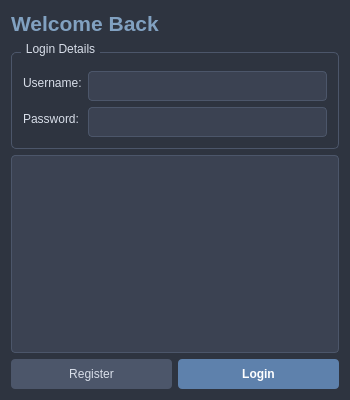
<?xml version="1.0" encoding="UTF-8"?>
<ui version="4.0">
 <class>AuthDialog</class>
 <widget class="QDialog" name="AuthDialog">
  <property name="geometry">
   <rect>
    <x>0</x>
    <y>0</y>
    <width>350</width>
    <height>400</height>
   </rect>
  </property>
  <property name="windowTitle">
   <string>Login</string>
  </property>
  <property name="styleSheet">
   <string notr="true">background-color: #2E3440;
color: #D8DEE9;</string>
  </property>
  <layout class="QVBoxLayout" name="verticalLayout">
   <item>
    <widget class="QLabel" name="labelTitle">
     <property name="styleSheet">
      <string notr="true">QLabel {
    color: #81A1C1;
    font-size: 16pt;
    font-weight: bold;
    qproperty-alignment: AlignCenter;
}</string>
     </property>
     <property name="text">
      <string>Welcome Back</string>
     </property>
    </widget>
   </item>
   <item>
    <widget class="QGroupBox" name="groupBox">
     <property name="styleSheet">
      <string notr="true">QGroupBox {
    border: 1px solid #4C566A;
    border-radius: 5px;
    margin-top: 10px;
    padding-top: 15px;
}
QGroupBox::title {
    subcontrol-origin: margin;
    left: 10px;
    padding: 0 3px;
}</string>
     </property>
     <property name="title">
      <string>Login Details</string>
     </property>
     <layout class="QFormLayout" name="formLayout">
      <item row="0" column="0">
       <widget class="QLabel" name="labelUsername">
        <property name="styleSheet">
         <string notr="true">QLabel {
    color: #D8DEE9;
}</string>
        </property>
        <property name="text">
         <string>Username:</string>
        </property>
       </widget>
      </item>
      <item row="0" column="1">
       <widget class="QLineEdit" name="lineEditUsername">
        <property name="styleSheet">
         <string notr="true">QLineEdit {
    background-color: #3B4252;
    color: #E5E9F0;
    border: 1px solid #4C566A;
    border-radius: 4px;
    padding: 6px;
}</string>
        </property>
       </widget>
      </item>
      <item row="1" column="0">
       <widget class="QLabel" name="labelPassword">
        <property name="styleSheet">
         <string notr="true">QLabel {
    color: #D8DEE9;
}</string>
        </property>
        <property name="text">
         <string>Password:</string>
        </property>
       </widget>
      </item>
      <item row="1" column="1">
       <widget class="QLineEdit" name="lineEditPassword">
        <property name="styleSheet">
         <string notr="true">QLineEdit {
    background-color: #3B4252;
    color: #E5E9F0;
    border: 1px solid #4C566A;
    border-radius: 4px;
    padding: 6px;
}</string>
        </property>
        <property name="echoMode">
         <enum>QLineEdit::EchoMode::Password</enum>
        </property>
       </widget>
      </item>
     </layout>
    </widget>
   </item>
   <item>
    <widget class="QTextEdit" name="textEditStatus">
     <property name="styleSheet">
      <string notr="true">QTextEdit {
    background-color: #3B4252;
    color: #A3BE8C;
    border: 1px solid #4C566A;
    border-radius: 4px;
    padding: 8px;
}</string>
     </property>
     <property name="readOnly">
      <bool>true</bool>
     </property>
    </widget>
   </item>
   <item>
    <layout class="QHBoxLayout" name="horizontalLayout">
     <item>
      <widget class="QPushButton" name="pushButtonRegister">
       <property name="styleSheet">
        <string notr="true">QPushButton {
    background-color: #4C566A;
    color: #D8DEE9;
    border-radius: 4px;
    padding: 8px;
    min-width: 100px;
}
QPushButton:hover {
    background-color: #5E81AC;
}</string>
       </property>
       <property name="text">
        <string>Register</string>
       </property>
      </widget>
     </item>
     <item>
      <widget class="QPushButton" name="pushButtonLogin">
       <property name="styleSheet">
        <string notr="true">QPushButton {
    background-color: #5E81AC;
    color: white;
    border-radius: 4px;
    padding: 8px;
    min-width: 100px;
    font-weight: bold;
}
QPushButton:hover {
    background-color: #81A1C1;
}</string>
       </property>
       <property name="text">
        <string>Login</string>
       </property>
      </widget>
     </item>
    </layout>
   </item>
  </layout>
 </widget>
 <resources/>
 <connections/>
</ui>
